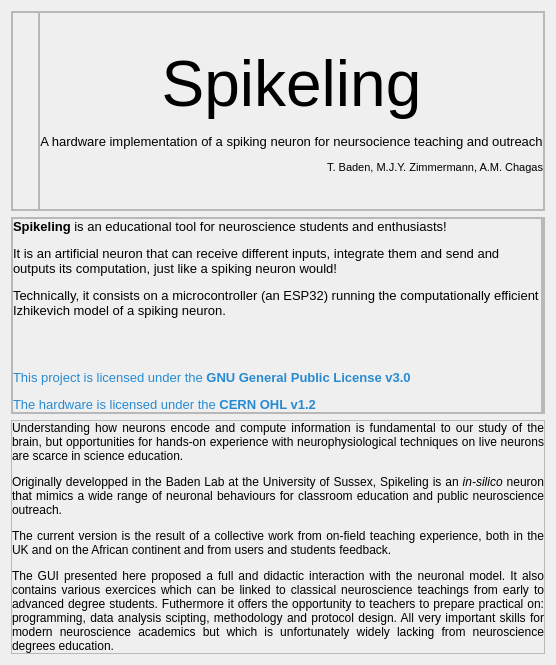
            <widget class="QWidget" name="page_000">
             <layout class="QVBoxLayout" name="verticalLayout_30">
              <item>
               <widget class="QFrame" name="frame_41">
                <property name="sizePolicy">
                 <sizepolicy hsizetype="Preferred" vsizetype="Fixed">
                  <horstretch>0</horstretch>
                  <verstretch>0</verstretch>
                 </sizepolicy>
                </property>
                <property name="minimumSize">
                 <size>
                  <width>0</width>
                  <height>200</height>
                 </size>
                </property>
                <property name="maximumSize">
                 <size>
                  <width>16777215</width>
                  <height>200</height>
                 </size>
                </property>
                <property name="frameShape">
                 <enum>QFrame::StyledPanel</enum>
                </property>
                <property name="frameShadow">
                 <enum>QFrame::Raised</enum>
                </property>
                <layout class="QHBoxLayout" name="horizontalLayout_64">
                 <property name="spacing">
                  <number>0</number>
                 </property>
                 <property name="leftMargin">
                  <number>0</number>
                 </property>
                 <property name="topMargin">
                  <number>0</number>
                 </property>
                 <property name="rightMargin">
                  <number>0</number>
                 </property>
                 <property name="bottomMargin">
                  <number>0</number>
                 </property>
                 <item alignment="Qt::AlignLeft">
                  <widget class="QFrame" name="frame">
                   <property name="frameShape">
                    <enum>QFrame::StyledPanel</enum>
                   </property>
                   <property name="frameShadow">
                    <enum>QFrame::Raised</enum>
                   </property>
                   <layout class="QHBoxLayout" name="horizontalLayout_60">
                    <item>
                     <widget class="QLabel" name="label_8">
                      <property name="text">
                       <string/>
                      </property>
                      <property name="pixmap">
                       <pixmap resource="icons.qrc">:/images/Pictures &amp; Logos/spikeling.svg</pixmap>
                      </property>
                      <property name="scaledContents">
                       <bool>true</bool>
                      </property>
                     </widget>
                    </item>
                   </layout>
                  </widget>
                 </item>
                 <item>
                  <widget class="QFrame" name="frame_50">
                   <property name="frameShape">
                    <enum>QFrame::StyledPanel</enum>
                   </property>
                   <property name="frameShadow">
                    <enum>QFrame::Raised</enum>
                   </property>
                   <layout class="QHBoxLayout" name="horizontalLayout_65">
                    <property name="spacing">
                     <number>0</number>
                    </property>
                    <property name="leftMargin">
                     <number>0</number>
                    </property>
                    <property name="topMargin">
                     <number>0</number>
                    </property>
                    <property name="rightMargin">
                     <number>0</number>
                    </property>
                    <property name="bottomMargin">
                     <number>0</number>
                    </property>
                    <item>
                     <widget class="QLabel" name="label_9">
                      <property name="sizePolicy">
                       <sizepolicy hsizetype="Expanding" vsizetype="Preferred">
                        <horstretch>0</horstretch>
                        <verstretch>0</verstretch>
                       </sizepolicy>
                      </property>
                      <property name="text">
                       <string>&lt;html&gt;&lt;head/&gt;&lt;body&gt;&lt;p align=&quot;center&quot;&gt;&lt;span style=&quot; font-size:48pt;&quot;&gt;Spikeling&lt;/span&gt;&lt;/p&gt;&lt;p align=&quot;center&quot;&gt;&lt;span style=&quot; font-size:10pt;&quot;&gt;A hardware implementation of a spiking neuron for neursocience teaching and outreach&lt;/span&gt;&lt;/p&gt;&lt;p align=&quot;right&quot;&gt;&lt;span style=&quot; font-size:8pt;&quot;&gt;T. Baden, M.J.Y. Zimmermann, A.M. Chagas&lt;/span&gt;&lt;/p&gt;&lt;/body&gt;&lt;/html&gt;</string>
                      </property>
                     </widget>
                    </item>
                   </layout>
                  </widget>
                 </item>
                </layout>
               </widget>
              </item>
              <item alignment="Qt::AlignVCenter">
               <widget class="QFrame" name="frame_47">
                <property name="frameShape">
                 <enum>QFrame::StyledPanel</enum>
                </property>
                <property name="frameShadow">
                 <enum>QFrame::Raised</enum>
                </property>
                <layout class="QHBoxLayout" name="horizontalLayout_76">
                 <property name="spacing">
                  <number>0</number>
                 </property>
                 <property name="leftMargin">
                  <number>0</number>
                 </property>
                 <property name="topMargin">
                  <number>0</number>
                 </property>
                 <property name="rightMargin">
                  <number>0</number>
                 </property>
                 <property name="bottomMargin">
                  <number>0</number>
                 </property>
                 <item alignment="Qt::AlignBottom">
                  <widget class="QFrame" name="frame_52">
                   <property name="frameShape">
                    <enum>QFrame::StyledPanel</enum>
                   </property>
                   <property name="frameShadow">
                    <enum>QFrame::Raised</enum>
                   </property>
                   <layout class="QHBoxLayout" name="horizontalLayout_78">
                    <property name="spacing">
                     <number>0</number>
                    </property>
                    <property name="leftMargin">
                     <number>0</number>
                    </property>
                    <property name="topMargin">
                     <number>0</number>
                    </property>
                    <property name="rightMargin">
                     <number>0</number>
                    </property>
                    <property name="bottomMargin">
                     <number>0</number>
                    </property>
                    <item>
                     <widget class="QLabel" name="label">
                      <property name="sizePolicy">
                       <sizepolicy hsizetype="Expanding" vsizetype="Preferred">
                        <horstretch>0</horstretch>
                        <verstretch>0</verstretch>
                       </sizepolicy>
                      </property>
                      <property name="text">
                       <string>&lt;html&gt;&lt;head/&gt;&lt;body&gt;&lt;p&gt;&lt;span style=&quot; font-size:10pt; font-weight:700;&quot;&gt;Spikeling&lt;/span&gt;&lt;span style=&quot; font-size:10pt;&quot;&gt; is an educational tool for neuroscience students and enthusiasts!&lt;/span&gt;&lt;/p&gt;&lt;p&gt;&lt;span style=&quot; font-size:10pt;&quot;&gt;It is an artificial neuron that can receive different inputs, integrate them and send and outputs its computation, just like a spiking neuron would!&lt;/span&gt;&lt;/p&gt;&lt;p&gt;&lt;span style=&quot; font-size:10pt;&quot;&gt;Technically, it consists on a microcontroller (an ESP32) running the computationally efficient Izhikevich model of a spiking neuron.&lt;/span&gt;&lt;/p&gt;&lt;p&gt;&lt;br/&gt;&lt;/p&gt;&lt;p&gt;&lt;span style=&quot; font-size:10pt; color:#268bd2;&quot;&gt;This project is licensed under the &lt;/span&gt;&lt;span style=&quot; font-size:10pt; font-weight:700; color:#268bd2;&quot;&gt;GNU General Public License v3.0&lt;/span&gt;&lt;/p&gt;&lt;p&gt;&lt;span style=&quot; font-size:10pt; color:#268bd2;&quot;&gt;The hardware is licensed under the &lt;/span&gt;&lt;span style=&quot; font-size:10pt; font-weight:700; color:#268bd2;&quot;&gt;CERN OHL v1.2&lt;/span&gt;&lt;/p&gt;&lt;/body&gt;&lt;/html&gt;</string>
                      </property>
                      <property name="wordWrap">
                       <bool>true</bool>
                      </property>
                     </widget>
                    </item>
                   </layout>
                  </widget>
                 </item>
                 <item>
                  <widget class="QFrame" name="frame_53">
                   <property name="frameShape">
                    <enum>QFrame::StyledPanel</enum>
                   </property>
                   <property name="frameShadow">
                    <enum>QFrame::Raised</enum>
                   </property>
                   <layout class="QHBoxLayout" name="horizontalLayout_77">
                    <property name="spacing">
                     <number>0</number>
                    </property>
                    <property name="leftMargin">
                     <number>0</number>
                    </property>
                    <property name="topMargin">
                     <number>0</number>
                    </property>
                    <property name="rightMargin">
                     <number>0</number>
                    </property>
                    <property name="bottomMargin">
                     <number>0</number>
                    </property>
                   </layout>
                  </widget>
                 </item>
                </layout>
               </widget>
              </item>
              <item alignment="Qt::AlignBottom">
               <widget class="QFrame" name="frame_48">
                <property name="sizePolicy">
                 <sizepolicy hsizetype="Expanding" vsizetype="Preferred">
                  <horstretch>0</horstretch>
                  <verstretch>0</verstretch>
                 </sizepolicy>
                </property>
                <property name="frameShape">
                 <enum>QFrame::StyledPanel</enum>
                </property>
                <property name="frameShadow">
                 <enum>QFrame::Raised</enum>
                </property>
                <layout class="QHBoxLayout" name="horizontalLayout_79">
                 <property name="spacing">
                  <number>0</number>
                 </property>
                 <property name="leftMargin">
                  <number>0</number>
                 </property>
                 <property name="topMargin">
                  <number>0</number>
                 </property>
                 <property name="rightMargin">
                  <number>0</number>
                 </property>
                 <property name="bottomMargin">
                  <number>0</number>
                 </property>
                 <item alignment="Qt::AlignBottom">
                  <widget class="QLabel" name="label_10">
                   <property name="sizePolicy">
                    <sizepolicy hsizetype="Expanding" vsizetype="Preferred">
                     <horstretch>0</horstretch>
                     <verstretch>0</verstretch>
                    </sizepolicy>
                   </property>
                   <property name="text">
                    <string>&lt;html&gt;&lt;head/&gt;&lt;body&gt;&lt;p align=&quot;justify&quot;&gt;Understanding how neurons encode and compute information is fundamental to our study of the brain, but opportunities for hands-on experience with neurophysiological techniques on live neurons are scarce in science education.&lt;/p&gt;&lt;p align=&quot;justify&quot;&gt;Originally developped in the Baden Lab at the University of Sussex, Spikeling is an &lt;span style=&quot; font-style:italic;&quot;&gt;in-silico&lt;/span&gt; neuron that mimics a wide range of neuronal behaviours for classroom education and public neuroscience outreach.&lt;/p&gt;&lt;p align=&quot;justify&quot;&gt;The current version is the result of a collective work from on-field teaching experience, both in the UK and on the African continent and from users and students feedback.&lt;/p&gt;&lt;p align=&quot;justify&quot;&gt;The GUI presented here proposed a full and didactic interaction with the neuronal model. It also contains various exercices which can be linked to classical neuroscience teachings from early to advanced degree students. Futhermore it offers the opportunity to teachers to prepare practical on: programming, data analysis scipting, methodology and protocol design. All very important skills for modern neuroscience academics but which is unfortunately widely lacking from neuroscience degrees education.&lt;/p&gt;&lt;/body&gt;&lt;/html&gt;</string>
                   </property>
                   <property name="wordWrap">
                    <bool>true</bool>
                   </property>
                  </widget>
                 </item>
                </layout>
               </widget>
              </item>
             </layout>
            </widget>
